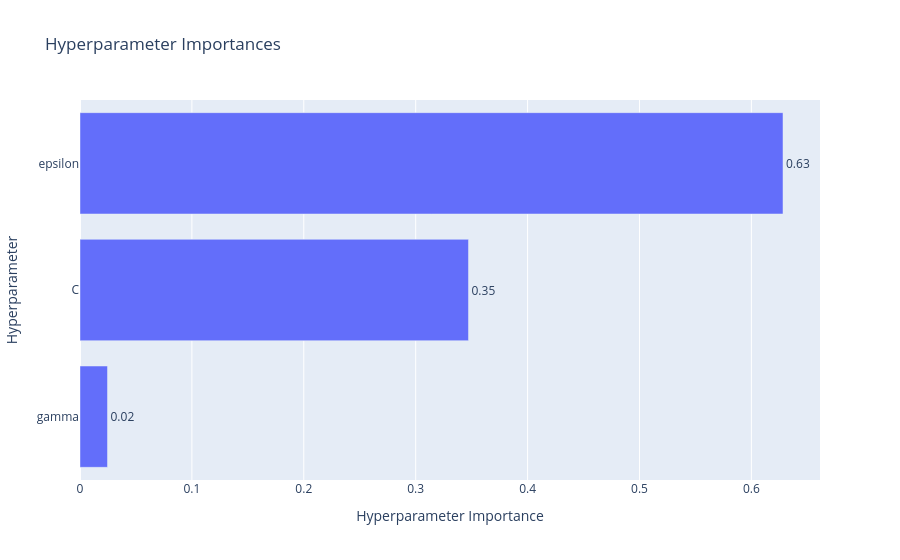

The code cell stored with this chart in its notebook:
### Code cell
optuna.visualization.plot_param_importances(study_svm)

### Figure 1 — Plotly figure (JSON) as saved in the notebook; plotly's stock layout.template omitted (floating-point values rounded to 4 significant figures)
{"data": [{"cliponaxis": false, "hovertemplate": ["gamma (CategoricalDistribution): 0.0245683624130534<extra></extra>", "C (FloatDistribution): 0.3471674994301415<extra></extra>", "epsilon (FloatDistribution): 0.6282641381568052<extra></extra>"], "name": "Objective Value", "orientation": "h", "text": ["0.02", "0.35", "0.63"], "textposition": "outside", "type": "bar", "x": [0.02457, 0.3472, 0.6283], "y": ["gamma", "C", "epsilon"]}], "layout": {"title": {"text": "Hyperparameter Importances"}, "xaxis": {"title": {"text": "Hyperparameter Importance"}}, "yaxis": {"title": {"text": "Hyperparameter"}}}}
